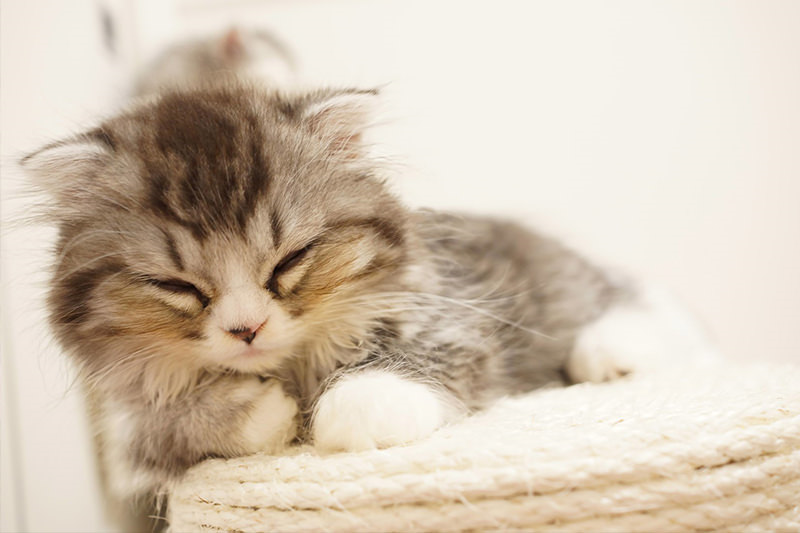
%> input picture source.png, 800 x 533 px
$ octave kadai6.m   (GNU Octave 9; MATLAB toolbox functions it lacks are replaced by stand-ins)
%> lines starting %> are read from the running program, lines starting %| are printed output that depends on the picture; in (x1, y1, x2, y2) boxes, pixels count from 0 and x2, y2 are one past the last pixel; in counts of white or black regions, pixels touching at a corner belong together; the program's own positions count from 1
% 課題６　画像の二値化
% 下記のプログラムを参考にして画像を二値化せよ．


clear; % 変数のオールクリア
ORG=imread('source.png'); % 原画像の入力
%> ORG is the input picture: size 533x800x3 uint8; mean R, G, B 211.4, 197, 179.2
ORG = rgb2gray(ORG);
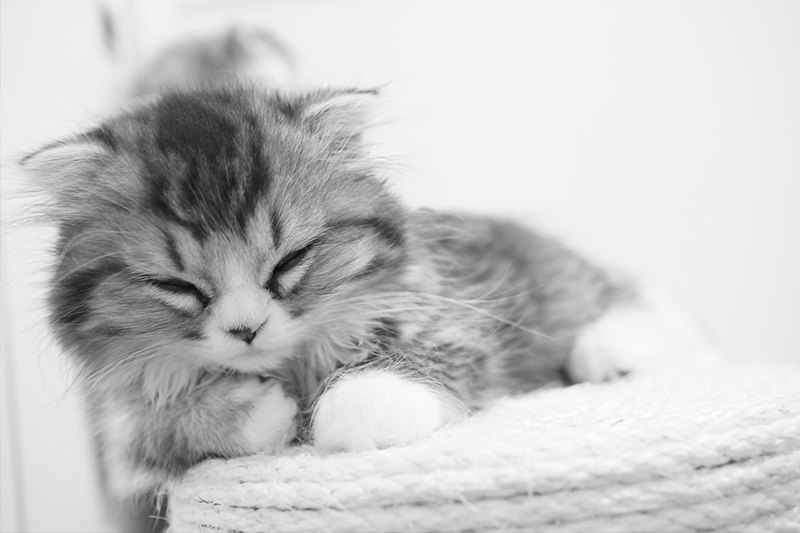
%> ORG: size 533x800 uint8; min 2, max 254, mean 199.3
imagesc(ORG); colormap(gray); colorbar; % 画像の表示
pause; % 一時停止


IMG = ORG>128; % 128による二値化
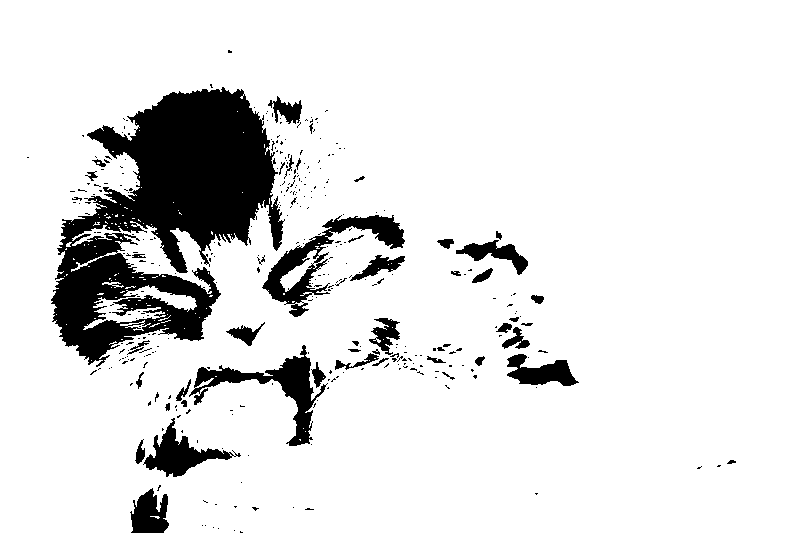
%> IMG: size 533x800 logical; 88.3% white; 354 black regions (306 under 20 px), largest, box (x1, y1, x2, y2) and area: (51, 87, 285, 367) 32456, (262, 215, 405, 317) 3474, (189, 345, 328, 446) 3097
imagesc(IMG); colormap(gray); colorbar; % 画像の表示
pause;


IMG = dither(ORG); % ディザ法による二値化
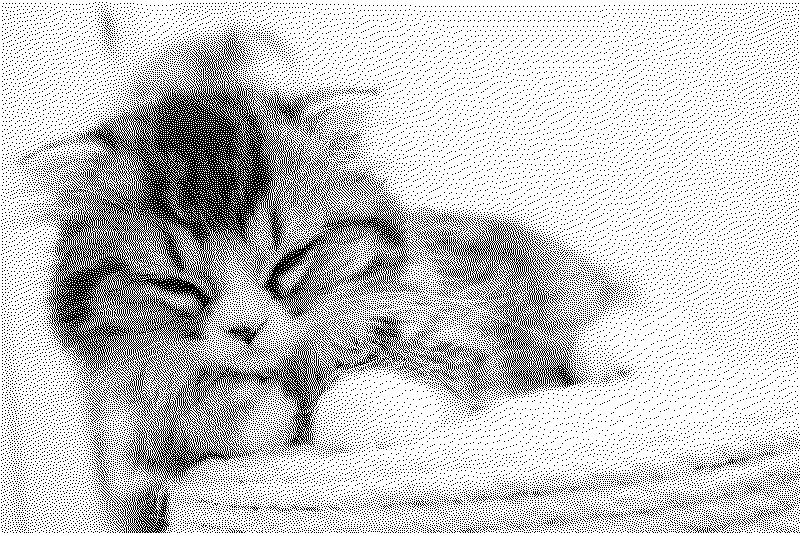
%> IMG: size 533x800 logical; 78.2% white; black in thin lines or dots
imagesc(IMG); colormap(gray); colorbar; % 画像の表示
